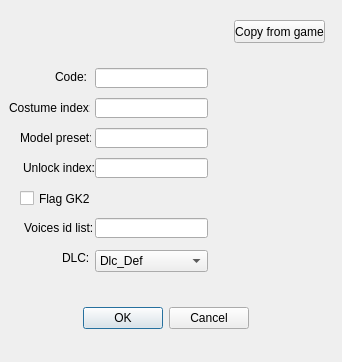
<?xml version="1.0" encoding="UTF-8"?>
<ui version="4.0">
 <class>SlotEditDialog</class>
 <widget class="QDialog" name="SlotEditDialog">
  <property name="geometry">
   <rect>
    <x>0</x>
    <y>0</y>
    <width>342</width>
    <height>362</height>
   </rect>
  </property>
  <property name="windowTitle">
   <string>Dialog</string>
  </property>
  <widget class="QDialogButtonBox" name="buttonBox">
   <property name="geometry">
    <rect>
     <x>40</x>
     <y>302</y>
     <width>251</width>
     <height>32</height>
    </rect>
   </property>
   <property name="orientation">
    <enum>Qt::Horizontal</enum>
   </property>
   <property name="standardButtons">
    <set>QDialogButtonBox::Cancel|QDialogButtonBox::Ok</set>
   </property>
   <property name="centerButtons">
    <bool>true</bool>
   </property>
  </widget>
  <widget class="QPushButton" name="pushButton">
   <property name="geometry">
    <rect>
     <x>234</x>
     <y>20</y>
     <width>91</width>
     <height>23</height>
    </rect>
   </property>
   <property name="text">
    <string>Copy from game</string>
   </property>
  </widget>
  <widget class="QLabel" name="label">
   <property name="geometry">
    <rect>
     <x>55</x>
     <y>70</y>
     <width>47</width>
     <height>13</height>
    </rect>
   </property>
   <property name="text">
    <string>Code:</string>
   </property>
  </widget>
  <widget class="QLabel" name="label_2">
   <property name="geometry">
    <rect>
     <x>9</x>
     <y>100</y>
     <width>81</width>
     <height>16</height>
    </rect>
   </property>
   <property name="text">
    <string>Costume index:</string>
   </property>
  </widget>
  <widget class="QLineEdit" name="costumeEdit">
   <property name="geometry">
    <rect>
     <x>95</x>
     <y>98</y>
     <width>113</width>
     <height>20</height>
    </rect>
   </property>
  </widget>
  <widget class="QLineEdit" name="codeEdit">
   <property name="geometry">
    <rect>
     <x>95</x>
     <y>68</y>
     <width>113</width>
     <height>20</height>
    </rect>
   </property>
  </widget>
  <widget class="QLabel" name="label_3">
   <property name="geometry">
    <rect>
     <x>20</x>
     <y>130</y>
     <width>71</width>
     <height>16</height>
    </rect>
   </property>
   <property name="text">
    <string>Model preset:</string>
   </property>
  </widget>
  <widget class="QLineEdit" name="presetEdit">
   <property name="geometry">
    <rect>
     <x>95</x>
     <y>128</y>
     <width>113</width>
     <height>20</height>
    </rect>
   </property>
  </widget>
  <widget class="QCheckBox" name="gk2Check">
   <property name="geometry">
    <rect>
     <x>20</x>
     <y>190</y>
     <width>70</width>
     <height>17</height>
    </rect>
   </property>
   <property name="text">
    <string>Flag GK2</string>
   </property>
  </widget>
  <widget class="QLabel" name="label_4">
   <property name="geometry">
    <rect>
     <x>23</x>
     <y>160</y>
     <width>71</width>
     <height>16</height>
    </rect>
   </property>
   <property name="text">
    <string>Unlock index:</string>
   </property>
  </widget>
  <widget class="QLineEdit" name="unlockEdit">
   <property name="geometry">
    <rect>
     <x>95</x>
     <y>158</y>
     <width>113</width>
     <height>20</height>
    </rect>
   </property>
  </widget>
  <widget class="QLabel" name="label_5">
   <property name="geometry">
    <rect>
     <x>24</x>
     <y>220</y>
     <width>71</width>
     <height>16</height>
    </rect>
   </property>
   <property name="text">
    <string>Voices id list:</string>
   </property>
  </widget>
  <widget class="QLineEdit" name="voicesEdit">
   <property name="geometry">
    <rect>
     <x>95</x>
     <y>218</y>
     <width>113</width>
     <height>20</height>
    </rect>
   </property>
  </widget>
  <widget class="QLabel" name="label_6">
   <property name="geometry">
    <rect>
     <x>62</x>
     <y>250</y>
     <width>31</width>
     <height>16</height>
    </rect>
   </property>
   <property name="text">
    <string>DLC:</string>
   </property>
  </widget>
  <widget class="QComboBox" name="dlcComboBox">
   <property name="geometry">
    <rect>
     <x>95</x>
     <y>250</y>
     <width>113</width>
     <height>22</height>
    </rect>
   </property>
   <item>
    <property name="text">
     <string>Dlc_Def</string>
    </property>
   </item>
   <item>
    <property name="text">
     <string>Dlc_Gkb</string>
    </property>
   </item>
   <item>
    <property name="text">
     <string>Dlc_1</string>
    </property>
   </item>
   <item>
    <property name="text">
     <string>Dlc_2</string>
    </property>
   </item>
   <item>
    <property name="text">
     <string>Dlc_3</string>
    </property>
   </item>
   <item>
    <property name="text">
     <string>Dlc_4</string>
    </property>
   </item>
   <item>
    <property name="text">
     <string>Dlc_5</string>
    </property>
   </item>
   <item>
    <property name="text">
     <string>Dlc_6</string>
    </property>
   </item>
   <item>
    <property name="text">
     <string>Dlc_7</string>
    </property>
   </item>
   <item>
    <property name="text">
     <string>Dlc_8</string>
    </property>
   </item>
   <item>
    <property name="text">
     <string>Dlc_9</string>
    </property>
   </item>
   <item>
    <property name="text">
     <string>Dlc_10</string>
    </property>
   </item>
   <item>
    <property name="text">
     <string>Ver_Day1</string>
    </property>
   </item>
   <item>
    <property name="text">
     <string>Ver_TU4</string>
    </property>
   </item>
   <item>
    <property name="text">
     <string>UD7</string>
    </property>
   </item>
   <item>
    <property name="text">
     <string>PRB</string>
    </property>
   </item>
  </widget>
 </widget>
 <resources/>
 <connections>
  <connection>
   <sender>buttonBox</sender>
   <signal>rejected()</signal>
   <receiver>SlotEditDialog</receiver>
   <slot>reject()</slot>
   <hints>
    <hint type="sourcelabel">
     <x>290</x>
     <y>260</y>
    </hint>
    <hint type="destinationlabel">
     <x>286</x>
     <y>274</y>
    </hint>
   </hints>
  </connection>
 </connections>
</ui>
